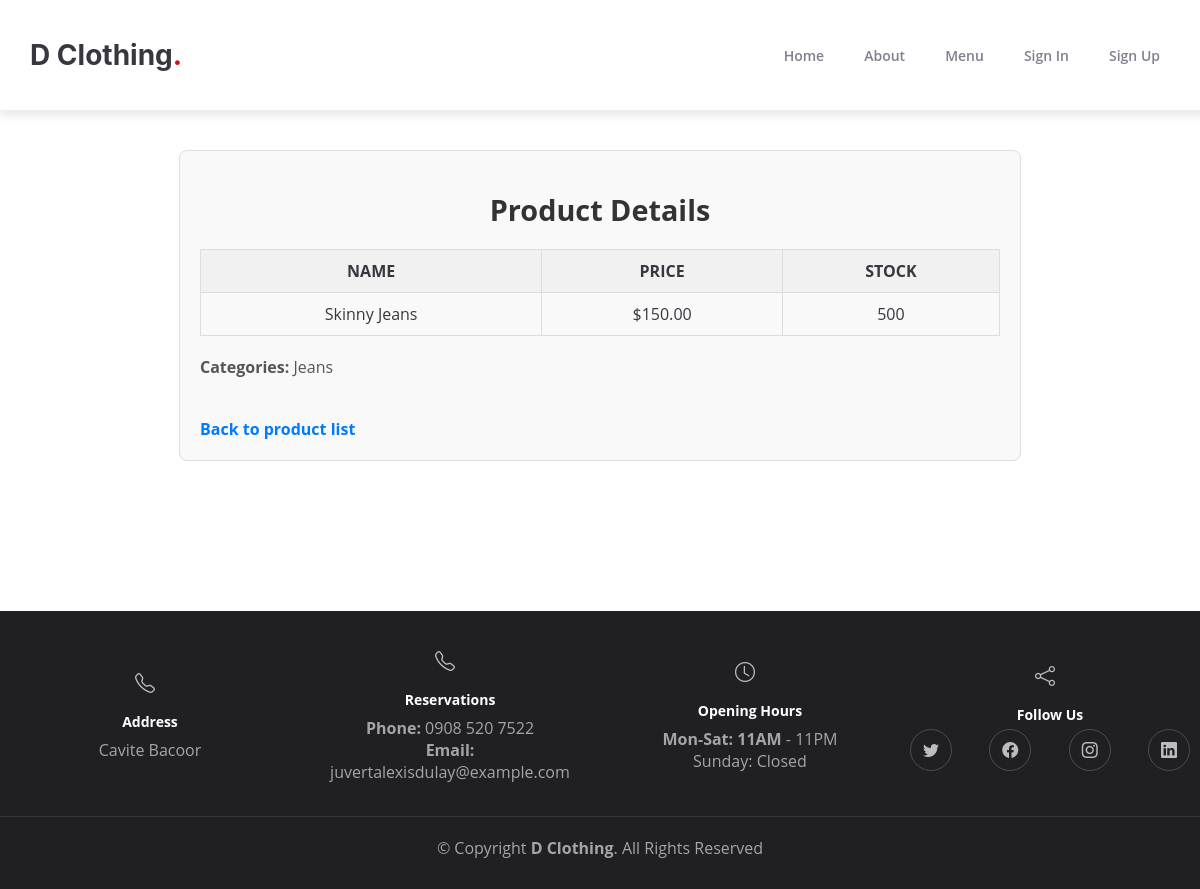
The page /product-detail/2/ on the database as committed earlier.
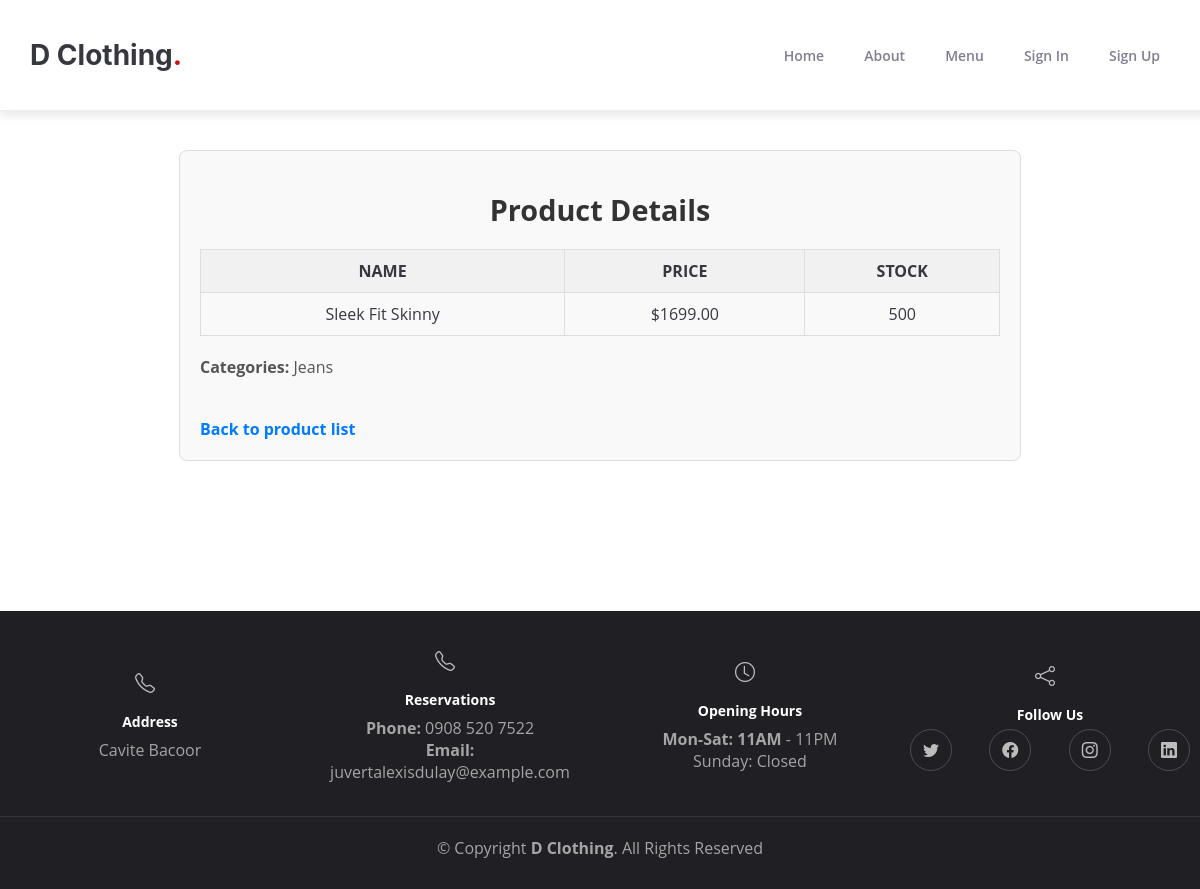
The same page on the database as committed later.
### app/models.py (models this page shows, shortened)
class Product(models.Model):
    name = models.CharField(max_length=100)
    description = models.TextField(blank=True)
    image = models.ImageField(upload_to='products/', default='default.jpg')
    price = models.DecimalField(max_digits=10, decimal_places=2)
    stock = models.PositiveIntegerField()
    categories = models.ManyToManyField(Category, related_name='products')

### app/views.py (the view)
# urls.py: path('product-detail/<int:pk>/', ProductDetailView.as_view(), name='product_detail'),
class ProductDetailView(DetailView):
    model = Product
    template_name = 'app/product_detail.html'
    context_object_name = 'product'

### app/templates/app/product_detail.html
{% extends 'app/base.html' %}
{% load static %}
{% block content %}
<link rel="stylesheet" href="{% static 'css/detail.css' %}">
<div class="product-detail-container">
    <h1 class="title">Product Details</h1>
    <table class="product-detail-table">
        <thead>
            <tr>
                <th>NAME</th>
                <th>PRICE</th>
                <th>STOCK</th>
            </tr>
        </thead>
        <tbody>
            <tr>
                <td>{{ product.name }}</td>
                <td>${{ product.price }}</td>
                <td>{{ product.stock }}</td>
            </tr>
        </tbody>
    </table>
    <div class="categories-section">
        <strong>Categories:</strong>
        {% for category in product.categories.all %}
            {{ category.name }}{% if not forloop.last %}, {% endif %}
        {% endfor %}
    </div>
    <a href="{% url 'menu' %}" class="back-link">Back to product list</a>
</div>
{% endblock content %}

Rows that differ between the two databases and show on the page:
changed Product: name "Skinny Jeans" → "Sleek Fit Skinny"; price "150.00" → "1699.00"
